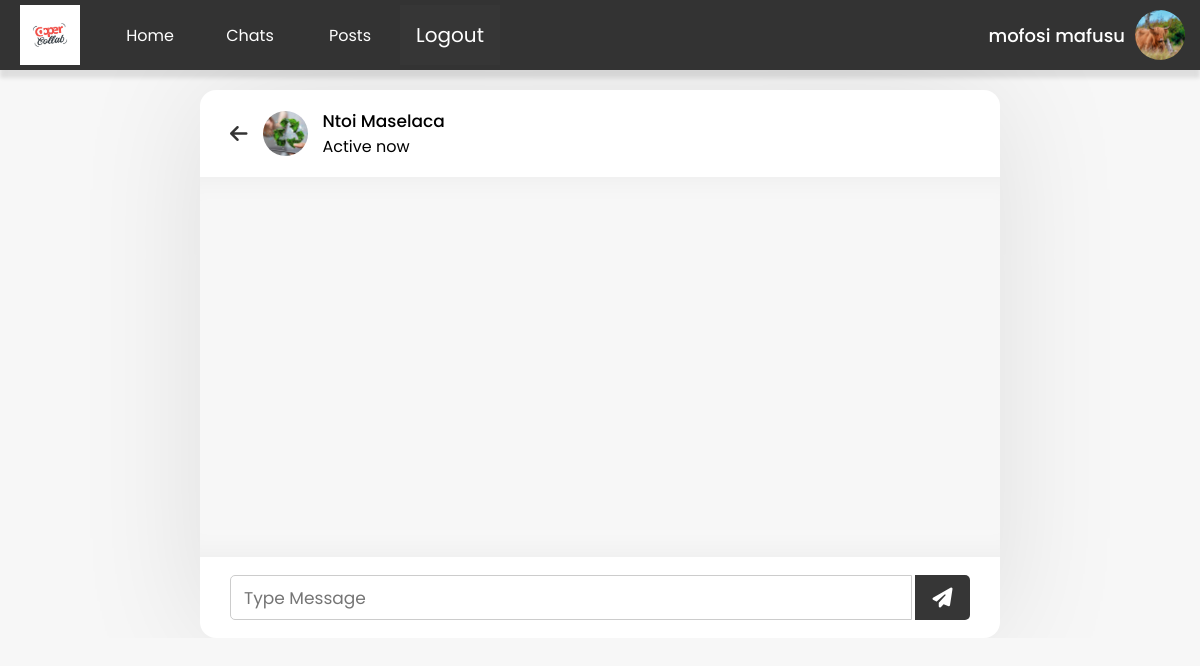
Screenshot of /inbox.php?user_id=220476398 (signed in) with the database file from the repository.
### tables this page shows
CREATE TABLE `users` (
  `user_id` int(11) NOT NULL,
  `unique_id` int(200) NOT NULL,
  `first_name` varchar(200) NOT NULL,
  `last_name` varchar(200) NOT NULL,
  `email` varchar(250) NOT NULL,
  `password` varchar(100) NOT NULL,
  `img` varchar(400) NOT NULL,
  `status` varchar(100) NOT NULL
);

### inbox.php (the view, shortened to what this page needs)
<?php include_once "header.php"; ?>
<body class="body2">
    <section class="section1">
        <div class="nav-bar">
            <?php include "navigation.php"; ?>
        </div>
    </section>
    <section class="section2">
        <div class="inbox-wrapper">
            <section class="chat-area">
                <header>
                    <?php
                        include_once "php/config.php";
                        $user_id = mysqli_real_escape_string($conn, $_GET['user_id']);
                        $sql = mysqli_query($conn, "SELECT * FROM users WHERE unique_id = '{$user_id}'");
                        if(mysqli_num_rows($sql) > 0) {
                            $row = mysqli_fetch_assoc($sql);
                        }
                    ?>
                    <a href="chats.php" class="back-icon"><i class="fas fa-arrow-left"></i></a>
                    <img src="php/images/<?php echo $row['img'] ?>" alt="profile">
                    <div class="details">
                        <span><?php echo $row['first_name'] . " " .  $row['last_name']?></span>
                        <p><?php echo $row['status']?></p>
                    </div>
                </header>
                <div class="chat-box">
                </div>
                <form action="#" class="typing-area">
                    <input type="text" class="input-field" name="message" id="" placeholder="Type Message" value="">
                    <button><i class="fa-solid fa-paper-plane"></i></button>
                </form>
            </section>
        </div>
    </section>
</body>
</html>

### navigation.php
<nav>
    <div class="logo-box">
        <img src="assets/Red.jpg" class="logo-image" >
    </div>
    <div class="navbar">
        <?php
            $navLinks = array(
                "Home" => "profile.php",
                "Chats" => "chats.php",
                "Posts" => "posts.php"
            );
            foreach ($navLinks as $label => $url) {
                echo '<a href="' . $url . '">' . $label . '</a>';
            }
        ?>
        <?php
            include_once "php/config.php";
            $sql = mysqli_query($conn, "SELECT * FROM users WHERE unique_id = '{$_SESSION['unique_id']}'");
            if(mysqli_num_rows($sql) > 0) {
                $row = mysqli_fetch_assoc($sql);
                $first_name = $row['first_name'];
                $last_name = $row['last_name'];
                (strlen($first_name) > 16) ? $first_name = substr($first_name, 0, 8). "..." : $first_name = $first_name;
                (strlen($last_name) > 16) ? $last_name = substr($last_name, 0, 8). "..." : $last_name = $last_name;
            }
        ?>
        <a href="php/logout.php?user_id=<?php echo $row['unique_id'] ?>" class="logout">
            Logout
        </a>
    </div>
    <a href="profile.php" class="profile-box" >
        <div class="profile-names">
            <span><?php echo $first_name . " " .  $last_name ?></span>
        </div>
        <img src="php/images/<?php echo $row['img'] ?>" alt="profile picture" class="profile-image">
    </a>
</nav>

### css/style.css (style rules this page uses)
* { margin: 0; padding: 0; box-sizing: border-box; text-decoration: none; font-family: 'Poppins', sans-serif; }
.body2 { min-height: 100vh; background: #f7f7f7; }
.section1 { flex: 0 0 auto; background-color: #fff; box-shadow: 0px 8px 4px rgba(0, 0, 0, 0.1); }
.section2 { flex: 1; overflow-y: auto; display: flex; align-items: start; justify-content: center; padding-top: 20px; }
.inbox-wrapper { background: #ffff; width: 800px; border-radius: 16px; box-shadow: 0 0 128px 0 rgb(0, 0, 0, 0.1); }
nav { background-color: #333; display: flex; overflow: hidden; width: 100%; height: 70px; align-items: center; }
.logo-box { flex: 1; max-width: 100px; height: 60px; display: flex; align-items: center; justify-content: center; }
.logo-image { width: 60%; height: 60px; object-fit: cover; }
.navbar { flex: 1; position: relative; display: flex; flex-wrap: wrap; align-items: center; justify-content: flex-start; font-family: Arial, sans-serif; height: 60px; }
.navbar a { display: block; min-width: 100px; text-align: center; text-decoration: none; padding: 15px 10px; color: white; cursor: pointer; }
.profile-box { flex: 1; max-width: 500px; padding: 5px; display: flex; align-items: center; justify-content: end; }
.profile-image { margin-right: 10px; width: 50px; height: 50px; object-fit: cover; border-radius: 50%; }
.profile-names { text-align: end; width: 400px; font-size: 18px; font-weight: 500; color: #ffffff; margin-right: 10px; }
.logout { color: #fff; font-size: 20px; padding: 7px 10px; background: #363636; }
.inbox-wrapper img { object-fit: cover; border-radius: 50%; }
.chat-area header { display: flex; align-items: center; padding: 18px 30px; }
.chat-area header .back-icon { font-size: 20px; color: #333; }
.chat-area header img { height: 45px; width: 45px; margin: 0 15px; }
.chat-area header span { font-size: 17px; font-weight: 500; }
.chat-box { height: 380px; overflow-y: auto; background: #f7f7f7; padding: 10px 30px 20px 30px; box-shadow: inset 0 32px 32px -32px rgb(0 0 0 / 5%), inset 0 -32px 32px -32px rgb(0 0 0 / 5%); }
.chat-area .typing-area { padding: 18px 30px; display: flex; justify-content: space-between; }
.typing-area input { height: 45px; width: calc(100% - 58px); font-size: 17px; border: 1px solid #ccc; padding: 0 13px; border-radius: 5px 0 0 5px; outline: none; }
.typing-area button { width: 55px; border: none; outline: none; font-size: 20px; color: #fff; background: #363636; border-radius: 0 5px 5px 0; cursor: pointer; }

### rows the page displays
users: first_name "mofosi", last_name "mafusu", img (picture)
users: img (picture), first_name "Ntoi", last_name "Maselaca", status "Active now"

### other values shown
$label "Home"
$label "Chats"
$label "Posts"
